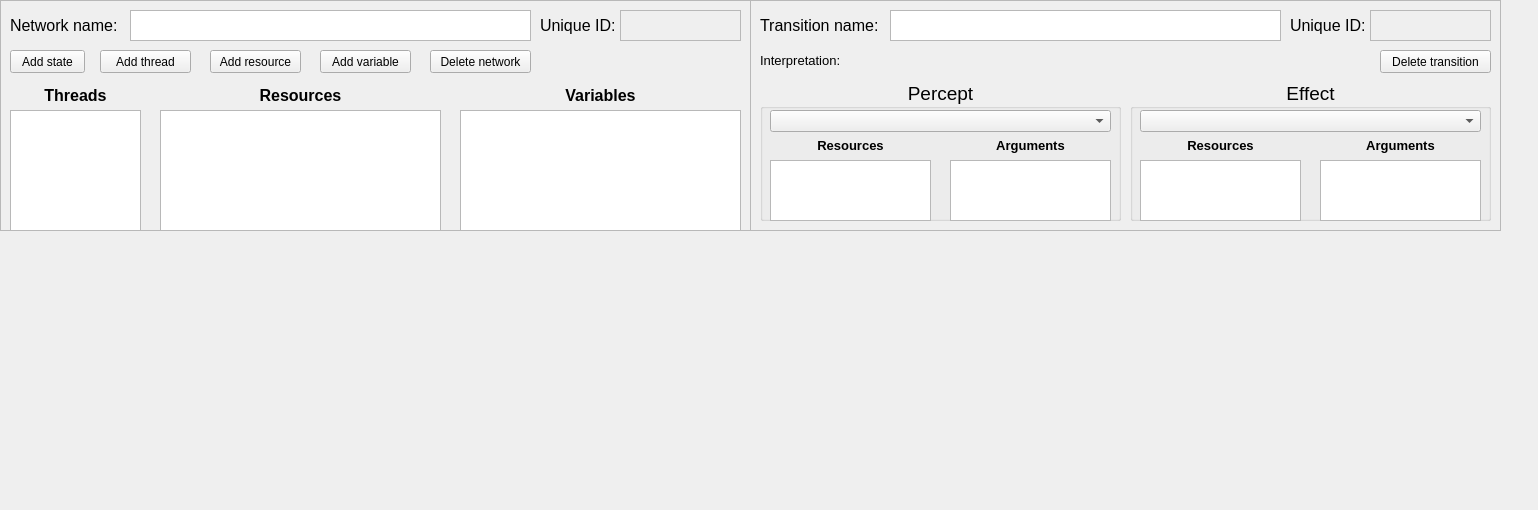
<?xml version="1.0" encoding="UTF-8"?>
<ui version="4.0">
 <class>UI_NetworkContainer</class>
 <widget class="QWidget" name="UI_NetworkContainer">
  <property name="geometry">
   <rect>
    <x>0</x>
    <y>0</y>
    <width>1538</width>
    <height>510</height>
   </rect>
  </property>
  <property name="windowTitle">
   <string>UI_NetworkContainer</string>
  </property>
  <widget class="QFrame" name="frameNetwork">
   <property name="geometry">
    <rect>
     <x>0</x>
     <y>0</y>
     <width>751</width>
     <height>231</height>
    </rect>
   </property>
   <property name="frameShape">
    <enum>QFrame::StyledPanel</enum>
   </property>
   <property name="frameShadow">
    <enum>QFrame::Raised</enum>
   </property>
   <widget class="QPlainTextEdit" name="textNetworkName">
    <property name="geometry">
     <rect>
      <x>130</x>
      <y>10</y>
      <width>401</width>
      <height>31</height>
     </rect>
    </property>
    <property name="font">
     <font>
      <pointsize>12</pointsize>
     </font>
    </property>
    <property name="inputMethodHints">
     <set>Qt::ImhNone</set>
    </property>
    <property name="verticalScrollBarPolicy">
     <enum>Qt::ScrollBarAlwaysOff</enum>
    </property>
    <property name="horizontalScrollBarPolicy">
     <enum>Qt::ScrollBarAlwaysOff</enum>
    </property>
    <property name="plainText">
     <string/>
    </property>
   </widget>
   <widget class="QLabel" name="label_2">
    <property name="geometry">
     <rect>
      <x>10</x>
      <y>10</y>
      <width>121</width>
      <height>31</height>
     </rect>
    </property>
    <property name="font">
     <font>
      <pointsize>12</pointsize>
      <weight>50</weight>
      <bold>false</bold>
     </font>
    </property>
    <property name="toolTip">
     <string>This name is used to launch game rules</string>
    </property>
    <property name="whatsThis">
     <string/>
    </property>
    <property name="text">
     <string>Network name:</string>
    </property>
   </widget>
   <widget class="QLabel" name="label_3">
    <property name="geometry">
     <rect>
      <x>150</x>
      <y>80</y>
      <width>301</width>
      <height>31</height>
     </rect>
    </property>
    <property name="font">
     <font>
      <pointsize>12</pointsize>
      <weight>75</weight>
      <bold>true</bold>
     </font>
    </property>
    <property name="toolTip">
     <string>Network resources that can be accessed by states and transitions in the network</string>
    </property>
    <property name="text">
     <string>Resources</string>
    </property>
    <property name="alignment">
     <set>Qt::AlignCenter</set>
    </property>
   </widget>
   <widget class="QLabel" name="label_4">
    <property name="geometry">
     <rect>
      <x>450</x>
      <y>80</y>
      <width>301</width>
      <height>31</height>
     </rect>
    </property>
    <property name="font">
     <font>
      <pointsize>12</pointsize>
      <weight>75</weight>
      <bold>true</bold>
     </font>
    </property>
    <property name="toolTip">
     <string>Network variables that can be accessed by states and transitions in the network</string>
    </property>
    <property name="text">
     <string>Variables</string>
    </property>
    <property name="alignment">
     <set>Qt::AlignCenter</set>
    </property>
   </widget>
   <widget class="QPlainTextEdit" name="textNetworkID">
    <property name="enabled">
     <bool>false</bool>
    </property>
    <property name="geometry">
     <rect>
      <x>620</x>
      <y>10</y>
      <width>121</width>
      <height>31</height>
     </rect>
    </property>
    <property name="font">
     <font>
      <pointsize>12</pointsize>
     </font>
    </property>
    <property name="inputMethodHints">
     <set>Qt::ImhDigitsOnly</set>
    </property>
    <property name="verticalScrollBarPolicy">
     <enum>Qt::ScrollBarAlwaysOff</enum>
    </property>
    <property name="horizontalScrollBarPolicy">
     <enum>Qt::ScrollBarAlwaysOff</enum>
    </property>
    <property name="readOnly">
     <bool>true</bool>
    </property>
    <property name="plainText">
     <string/>
    </property>
   </widget>
   <widget class="QLabel" name="label_5">
    <property name="geometry">
     <rect>
      <x>540</x>
      <y>10</y>
      <width>81</width>
      <height>31</height>
     </rect>
    </property>
    <property name="font">
     <font>
      <pointsize>12</pointsize>
      <weight>50</weight>
      <bold>false</bold>
     </font>
    </property>
    <property name="toolTip">
     <string>Internal unique ID, non-editable</string>
    </property>
    <property name="text">
     <string>Unique ID:</string>
    </property>
   </widget>
   <widget class="QPushButton" name="buttonNewState">
    <property name="geometry">
     <rect>
      <x>10</x>
      <y>50</y>
      <width>75</width>
      <height>23</height>
     </rect>
    </property>
    <property name="toolTip">
     <string>Add a new state to this network</string>
    </property>
    <property name="whatsThis">
     <string/>
    </property>
    <property name="text">
     <string>Add state</string>
    </property>
   </widget>
   <widget class="QPushButton" name="buttonNewResource">
    <property name="geometry">
     <rect>
      <x>210</x>
      <y>50</y>
      <width>91</width>
      <height>23</height>
     </rect>
    </property>
    <property name="toolTip">
     <string>Add a new network resource</string>
    </property>
    <property name="text">
     <string>Add resource</string>
    </property>
   </widget>
   <widget class="QPushButton" name="buttonNewVariable">
    <property name="geometry">
     <rect>
      <x>320</x>
      <y>50</y>
      <width>91</width>
      <height>23</height>
     </rect>
    </property>
    <property name="toolTip">
     <string>Add a new network variable</string>
    </property>
    <property name="text">
     <string>Add variable</string>
    </property>
   </widget>
   <widget class="QPushButton" name="buttonDeleteNetwork">
    <property name="geometry">
     <rect>
      <x>430</x>
      <y>50</y>
      <width>101</width>
      <height>23</height>
     </rect>
    </property>
    <property name="toolTip">
     <string>Deletes this network and all its components</string>
    </property>
    <property name="text">
     <string>Delete network</string>
    </property>
   </widget>
   <widget class="QLabel" name="label_6">
    <property name="geometry">
     <rect>
      <x>0</x>
      <y>80</y>
      <width>151</width>
      <height>31</height>
     </rect>
    </property>
    <property name="font">
     <font>
      <pointsize>12</pointsize>
      <weight>75</weight>
      <bold>true</bold>
     </font>
    </property>
    <property name="text">
     <string>Threads</string>
    </property>
    <property name="alignment">
     <set>Qt::AlignCenter</set>
    </property>
   </widget>
   <widget class="QPushButton" name="buttonNewThread">
    <property name="geometry">
     <rect>
      <x>100</x>
      <y>50</y>
      <width>91</width>
      <height>23</height>
     </rect>
    </property>
    <property name="toolTip">
     <string>Add a new network thread (starting state)</string>
    </property>
    <property name="text">
     <string>Add thread</string>
    </property>
   </widget>
   <widget class="QListWidget" name="listNetworkResources">
    <property name="geometry">
     <rect>
      <x>160</x>
      <y>110</y>
      <width>281</width>
      <height>121</height>
     </rect>
    </property>
    <property name="itemAlignment">
     <set>Qt::AlignLeading</set>
    </property>
   </widget>
   <widget class="QListWidget" name="listNetworkVariables">
    <property name="geometry">
     <rect>
      <x>460</x>
      <y>110</y>
      <width>281</width>
      <height>121</height>
     </rect>
    </property>
    <property name="itemAlignment">
     <set>Qt::AlignLeading</set>
    </property>
   </widget>
   <widget class="QListWidget" name="listNetworkThreads">
    <property name="geometry">
     <rect>
      <x>10</x>
      <y>110</y>
      <width>131</width>
      <height>121</height>
     </rect>
    </property>
    <property name="itemAlignment">
     <set>Qt::AlignLeading</set>
    </property>
   </widget>
  </widget>
  <widget class="QFrame" name="frameNetwork_2">
   <property name="geometry">
    <rect>
     <x>750</x>
     <y>0</y>
     <width>751</width>
     <height>231</height>
    </rect>
   </property>
   <property name="frameShape">
    <enum>QFrame::StyledPanel</enum>
   </property>
   <property name="frameShadow">
    <enum>QFrame::Raised</enum>
   </property>
   <widget class="QPlainTextEdit" name="textTransitionName">
    <property name="geometry">
     <rect>
      <x>140</x>
      <y>10</y>
      <width>391</width>
      <height>31</height>
     </rect>
    </property>
    <property name="font">
     <font>
      <pointsize>12</pointsize>
     </font>
    </property>
    <property name="inputMethodHints">
     <set>Qt::ImhNone</set>
    </property>
    <property name="verticalScrollBarPolicy">
     <enum>Qt::ScrollBarAlwaysOff</enum>
    </property>
    <property name="horizontalScrollBarPolicy">
     <enum>Qt::ScrollBarAlwaysOff</enum>
    </property>
    <property name="plainText">
     <string/>
    </property>
   </widget>
   <widget class="QLabel" name="label_12">
    <property name="geometry">
     <rect>
      <x>10</x>
      <y>10</y>
      <width>121</width>
      <height>31</height>
     </rect>
    </property>
    <property name="font">
     <font>
      <pointsize>12</pointsize>
      <weight>50</weight>
      <bold>false</bold>
     </font>
    </property>
    <property name="toolTip">
     <string>A description for this transition</string>
    </property>
    <property name="text">
     <string>Transition name:</string>
    </property>
   </widget>
   <widget class="QPlainTextEdit" name="textTransitionID">
    <property name="enabled">
     <bool>false</bool>
    </property>
    <property name="geometry">
     <rect>
      <x>620</x>
      <y>10</y>
      <width>121</width>
      <height>31</height>
     </rect>
    </property>
    <property name="font">
     <font>
      <pointsize>12</pointsize>
     </font>
    </property>
    <property name="inputMethodHints">
     <set>Qt::ImhDigitsOnly</set>
    </property>
    <property name="verticalScrollBarPolicy">
     <enum>Qt::ScrollBarAlwaysOff</enum>
    </property>
    <property name="horizontalScrollBarPolicy">
     <enum>Qt::ScrollBarAlwaysOff</enum>
    </property>
    <property name="readOnly">
     <bool>true</bool>
    </property>
    <property name="plainText">
     <string/>
    </property>
   </widget>
   <widget class="QLabel" name="label_15">
    <property name="geometry">
     <rect>
      <x>540</x>
      <y>10</y>
      <width>81</width>
      <height>31</height>
     </rect>
    </property>
    <property name="font">
     <font>
      <pointsize>12</pointsize>
      <weight>50</weight>
      <bold>false</bold>
     </font>
    </property>
    <property name="toolTip">
     <string>Internal unique ID, non-editable</string>
    </property>
    <property name="text">
     <string>Unique ID:</string>
    </property>
   </widget>
   <widget class="QPushButton" name="buttonNewState_3">
    <property name="geometry">
     <rect>
      <x>630</x>
      <y>50</y>
      <width>111</width>
      <height>23</height>
     </rect>
    </property>
    <property name="toolTip">
     <string>Deletes this transition</string>
    </property>
    <property name="text">
     <string>Delete transition</string>
    </property>
   </widget>
   <widget class="QGroupBox" name="groupBox">
    <property name="geometry">
     <rect>
      <x>10</x>
      <y>80</y>
      <width>361</width>
      <height>141</height>
     </rect>
    </property>
    <property name="font">
     <font>
      <pointsize>14</pointsize>
     </font>
    </property>
    <property name="toolTip">
     <string/>
    </property>
    <property name="title">
     <string>Percept</string>
    </property>
    <property name="alignment">
     <set>Qt::AlignCenter</set>
    </property>
    <widget class="QComboBox" name="comboTransitionPercept">
     <property name="geometry">
      <rect>
       <x>10</x>
       <y>30</y>
       <width>341</width>
       <height>22</height>
      </rect>
     </property>
     <property name="toolTip">
      <string>Required condition for this transition to be taken</string>
     </property>
    </widget>
    <widget class="QLabel" name="label_13">
     <property name="geometry">
      <rect>
       <x>0</x>
       <y>50</y>
       <width>181</width>
       <height>31</height>
      </rect>
     </property>
     <property name="font">
      <font>
       <pointsize>10</pointsize>
       <weight>75</weight>
       <bold>true</bold>
      </font>
     </property>
     <property name="toolTip">
      <string>Resources sent to the percept</string>
     </property>
     <property name="text">
      <string>Resources</string>
     </property>
     <property name="alignment">
      <set>Qt::AlignCenter</set>
     </property>
    </widget>
    <widget class="QLabel" name="label_14">
     <property name="geometry">
      <rect>
       <x>180</x>
       <y>50</y>
       <width>181</width>
       <height>31</height>
      </rect>
     </property>
     <property name="font">
      <font>
       <pointsize>10</pointsize>
       <weight>75</weight>
       <bold>true</bold>
      </font>
     </property>
     <property name="text">
      <string>Arguments</string>
     </property>
     <property name="alignment">
      <set>Qt::AlignCenter</set>
     </property>
    </widget>
    <widget class="QListWidget" name="listTransitionPerceptResources">
     <property name="geometry">
      <rect>
       <x>10</x>
       <y>80</y>
       <width>161</width>
       <height>61</height>
      </rect>
     </property>
     <property name="itemAlignment">
      <set>Qt::AlignLeading</set>
     </property>
    </widget>
    <widget class="QListWidget" name="listTransitionPerceptArguments">
     <property name="geometry">
      <rect>
       <x>190</x>
       <y>80</y>
       <width>161</width>
       <height>61</height>
      </rect>
     </property>
     <property name="itemAlignment">
      <set>Qt::AlignLeading</set>
     </property>
    </widget>
   </widget>
   <widget class="QGroupBox" name="groupBox_2">
    <property name="geometry">
     <rect>
      <x>380</x>
      <y>80</y>
      <width>361</width>
      <height>141</height>
     </rect>
    </property>
    <property name="font">
     <font>
      <pointsize>14</pointsize>
     </font>
    </property>
    <property name="toolTip">
     <string/>
    </property>
    <property name="title">
     <string>Effect</string>
    </property>
    <property name="alignment">
     <set>Qt::AlignCenter</set>
    </property>
    <widget class="QComboBox" name="comboTransitionEffect">
     <property name="geometry">
      <rect>
       <x>10</x>
       <y>30</y>
       <width>341</width>
       <height>22</height>
      </rect>
     </property>
     <property name="toolTip">
      <string>Effect to perform if this transition is taken</string>
     </property>
    </widget>
    <widget class="QListWidget" name="listTransitionPerceptArguments_2">
     <property name="geometry">
      <rect>
       <x>190</x>
       <y>80</y>
       <width>161</width>
       <height>61</height>
      </rect>
     </property>
     <property name="itemAlignment">
      <set>Qt::AlignLeading</set>
     </property>
    </widget>
    <widget class="QLabel" name="label_16">
     <property name="geometry">
      <rect>
       <x>180</x>
       <y>50</y>
       <width>181</width>
       <height>31</height>
      </rect>
     </property>
     <property name="font">
      <font>
       <pointsize>10</pointsize>
       <weight>75</weight>
       <bold>true</bold>
      </font>
     </property>
     <property name="text">
      <string>Arguments</string>
     </property>
     <property name="alignment">
      <set>Qt::AlignCenter</set>
     </property>
    </widget>
    <widget class="QListWidget" name="listTransitionPerceptResources_2">
     <property name="geometry">
      <rect>
       <x>10</x>
       <y>80</y>
       <width>161</width>
       <height>61</height>
      </rect>
     </property>
     <property name="itemAlignment">
      <set>Qt::AlignLeading</set>
     </property>
    </widget>
    <widget class="QLabel" name="label_17">
     <property name="geometry">
      <rect>
       <x>0</x>
       <y>50</y>
       <width>181</width>
       <height>31</height>
      </rect>
     </property>
     <property name="font">
      <font>
       <pointsize>10</pointsize>
       <weight>75</weight>
       <bold>true</bold>
      </font>
     </property>
     <property name="text">
      <string>Resources</string>
     </property>
     <property name="alignment">
      <set>Qt::AlignCenter</set>
     </property>
    </widget>
   </widget>
   <widget class="QLabel" name="labelTransitionInterpretation">
    <property name="geometry">
     <rect>
      <x>10</x>
      <y>50</y>
      <width>611</width>
      <height>21</height>
     </rect>
    </property>
    <property name="font">
     <font>
      <pointsize>10</pointsize>
     </font>
    </property>
    <property name="text">
     <string>Interpretation: </string>
    </property>
   </widget>
  </widget>
 </widget>
 <layoutdefault spacing="6" margin="11"/>
 <resources/>
 <connections/>
</ui>
